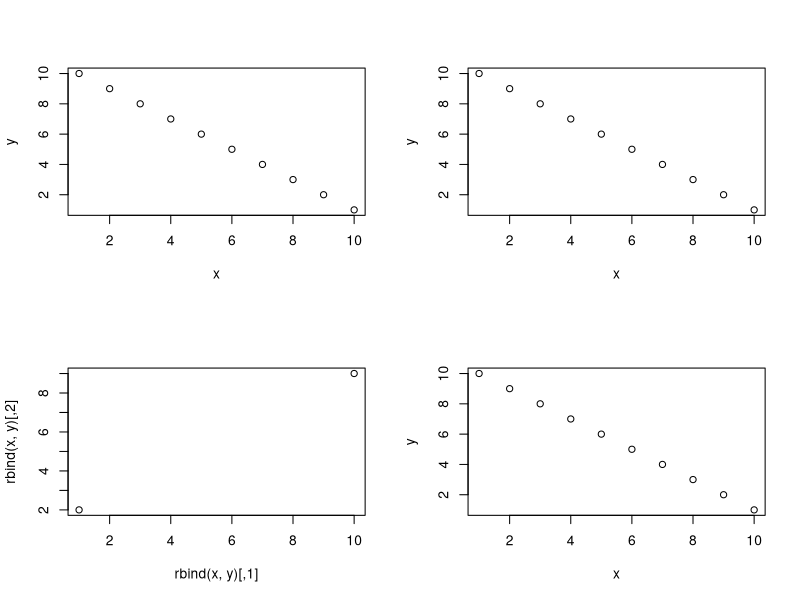
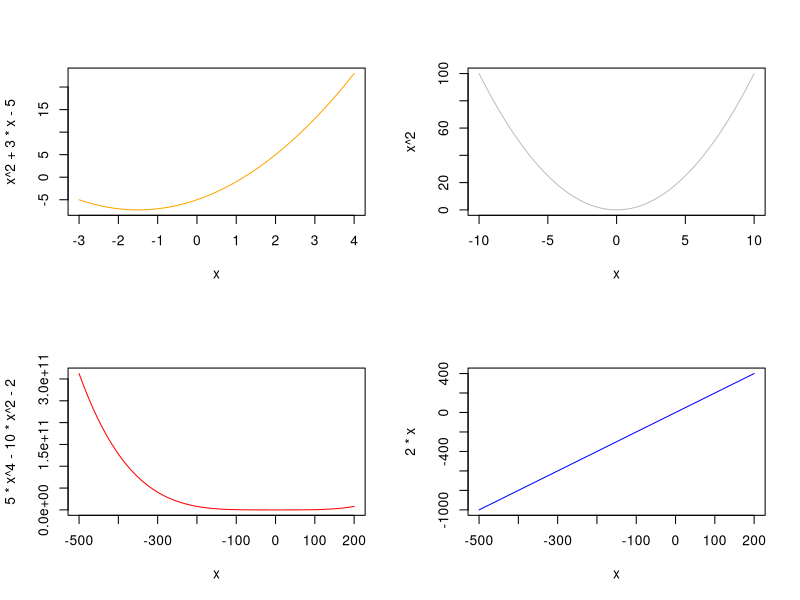

Generate these figures, in order, with R:
#Zadanie 1:
sin(2*pi)
tan(pi)
log10(100)
log(15)
log(1/7, base=7)
exp(3)
64^(1/3)

#Zadanie 2:
w = seq(1, 10, 1)
sum(w)

#Zadanie 3:
x = seq(2, 20, 2)
length(x)
y = rev(x)
x*x
x^2
sqrt(sum(x^2))  #długość euklidesowa wektora
t(x)%*%y
x%*%t(y)

#Zadanie 4:
w = seq(5, 10, length=13)

#Zadanie 5:
z1=rep(c(1,2), times=5)
z2=rep(c(1,2), each=5)
z1=z1+4
z3=z2[1:length(z2)-1]
c=z1+z3
z4=z1[z1>1] #Wybranie z wektora tylko wartości większych od 1

#Zadanie 6: OPERACJE NA MACIERZY
m=rbind(c(2,3,0), c(1,-1,2), c(1,1,-1))
print(m)
m^2
m%*%m
t(m)
det(m)        #wyzacznik
solve(m)      #odwrotność
sum(diag(m))  #ślad macierzy (suma przekątnej macierzy)
b=m[3,]

#Zadanie 7:
x=seq(1, 10, by=1)
y=rev(x)
par(mfrow=c(2,2))
plot(x,y)
plot(data.frame(x, y))
plot(rbind(x, y))
plot(cbind(x, y))

#Zadanie 8: #RYSOWANIE FUNKCJI
par(mfrow=c(2,2))
curve(x^2+3*x-5, from=-3, to=4, col="orange")
curve(x^2, from=-10, to=10, col="gray")
curve(5*x^4-10*x^2-2, from=-500, to=200, col="red")
curve(2*x, from=-500, to=200, col="blue")